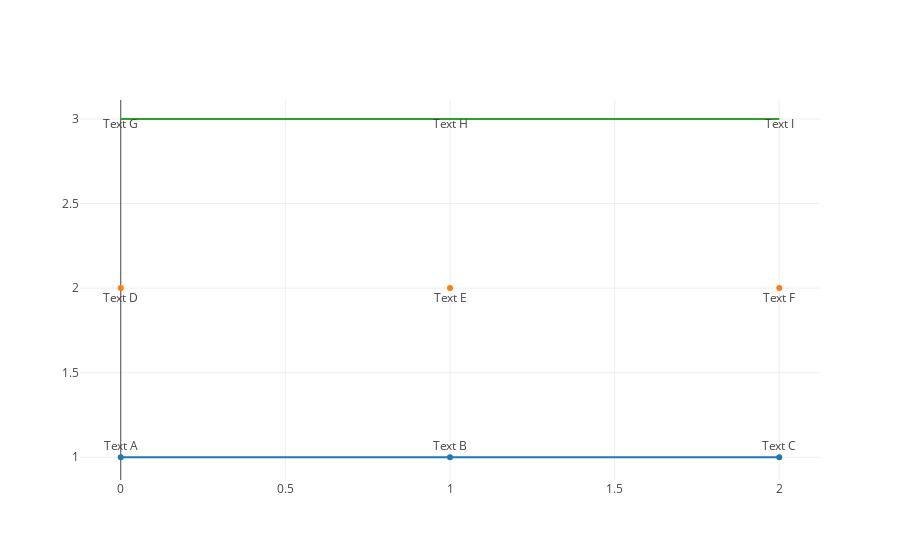

Notebook source saved alongside this figure:
### Markdown cell above
### Adding Text to Data in Line and Scatter Plots

### Code cell
trace1 = go.Scatter(
    x=[0, 1, 2],
    y=[1, 1, 1],
    mode='lines+markers+text',
    name='Lines, Markers and Text',
    text=['Text A', 'Text B', 'Text C'],
    textposition='top center'
)

trace2 = go.Scatter(
    x=[0, 1, 2],
    y=[2, 2, 2],
    mode='markers+text',
    name='Markers and Text',
    text=['Text D', 'Text E', 'Text F'],
    textposition='bottom center'
)

trace3 = go.Scatter(
    x=[0, 1, 2],
    y=[3, 3, 3],
    mode='lines+text',
    name='Lines and Text',
    text=['Text G', 'Text H', 'Text I'],
    textposition='bottom center'
)

data = [trace1, trace2, trace3]

layout = go.Layout(
    showlegend=False
)

fig = go.Figure(data=data, layout=layout)
py.offline.iplot(fig, filename='text-chart-basic')

### Figure 1 — Plotly figure (JSON) as saved in the notebook; plotly's stock layout.template omitted (floating-point values rounded to 4 significant figures)
{"data": [{"mode": "lines+markers+text", "name": "Lines, Markers and Text", "text": ["Text A", "Text B", "Text C"], "textposition": "top center", "type": "scatter", "uid": "c2d40725-dd8a-4bcb-a3bd-f0f5f3e08680", "x": [0, 1, 2], "y": [1, 1, 1]}, {"mode": "markers+text", "name": "Markers and Text", "text": ["Text D", "Text E", "Text F"], "textposition": "bottom center", "type": "scatter", "uid": "06a05810-d724-42ca-98d2-393caba57943", "x": [0, 1, 2], "y": [2, 2, 2]}, {"mode": "lines+text", "name": "Lines and Text", "text": ["Text G", "Text H", "Text I"], "textposition": "bottom center", "type": "scatter", "uid": "4467ab7b-dd3a-4d71-a0fa-2e3a384581dd", "x": [0, 1, 2], "y": [3, 3, 3]}], "layout": {"showlegend": false}}
